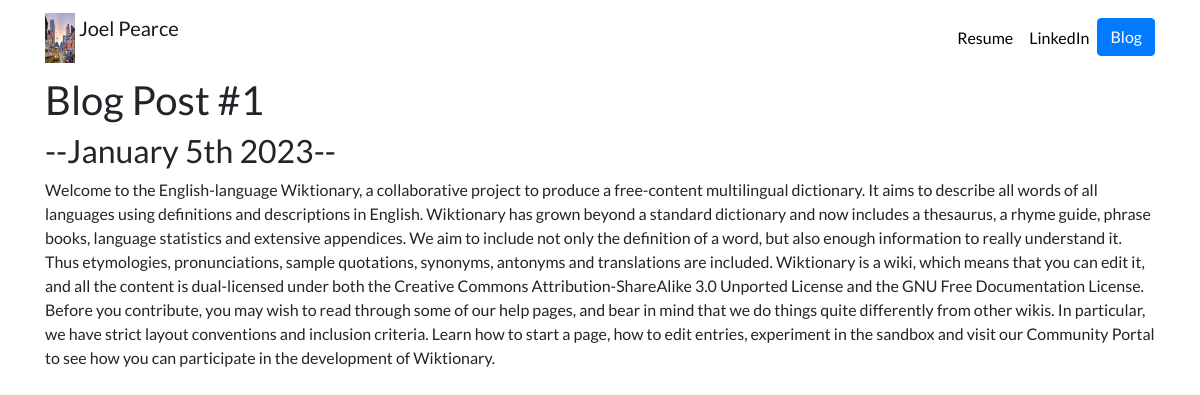
Page /blog/1/ on the committed database.
### blog/models.py (models this page shows, shortened)
class Post(models.Model):
    title = models.CharField(max_length=200)
    date = models.DateTimeField(auto_now=True)
    post = models.TextField()

### blog/views.py (the view)
# urls.py: path('<int:blog_id>/', views.detail, name='detail'),
def detail(request, blog_id):
    blog = get_object_or_404(Post, pk=blog_id)
    return render(request, 'blog/detail.html', {'blog': blog})

### blog/templates/blog/detail.html
{% extends 'portfolio/base.html' %}
{% block content %}
<h1>{{ blog.title }}</h1>
<h2>--{{ blog.date|date:'F jS Y'}}--</h2>
{{ blog.post|safe }}
{% endblock %}

### portfolio/static/portfolio/custom.css (style rules this page uses)
body { font-family: 'Lato', sans-serif; margin: 0; width: 100vw; height: 100vh; }

### rows in the picture
Post: title "Blog Post #1", date "January 5th 2023", post "Welcome to the English-language Wiktionary, a collaborative project to produce a free-content multilingual dictionary. It aims to describe all words of all languages using definitions and descriptions in English. Wiktionary has grown beyond a standard dictionary and now includes a thesaurus, a rhyme guide, phrase books, language statistics and extensive appendices. We aim to include not only the definition of a word, but also enough information to really understand it. Thus etymologies, pronunciations, sample quotations, synonyms, antonyms and translations are included. Wiktionary is a wiki, which means that you can edit it, and all the content is dual-licensed under both the Creative…"
